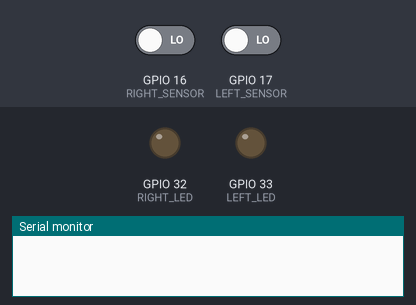
Recording of a program running on a simulated ESP32. On the bench: output pins drawn as LEDs (lit = HIGH), the last lines printed to the serial monitor. The inputs (shaded band) are chosen by the test bench; at power-on: GPIO 16 (RIGHT_SENSOR) LOW, GPIO 17 (LEFT_SENSOR) LOW. Nothing arrives over Bluetooth unless stated; a phone connects over Bluetooth LE 3 s after start.

Above: at 1.2 s.
1.3 s: GPIO 16 (RIGHT_SENSOR) driven HIGH and GPIO 17 (LEFT_SENSOR) driven HIGH
At 1.7 s:
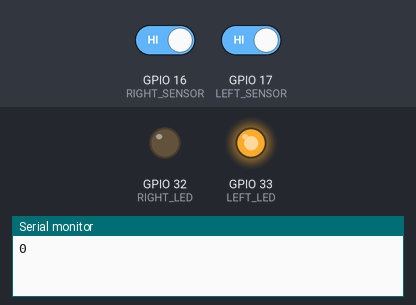
Timing chart, 0 to 4.3 s (numbered marks = the images above; inputs shaded):
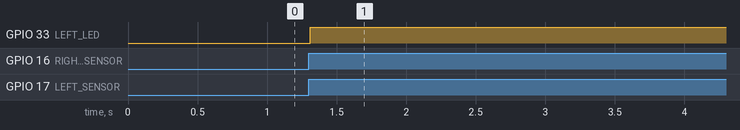

The program:

main.cpp
```cpp
#include <Arduino.h>
#include <BLE2902.h>
#include <BLEDevice.h>
#include <BLEServer.h>
#include <BLEUtils.h>

#include "esp_system.h"

#define LEFT_BUTTON 18
#define RIGHT_BUTTON 5

#define LEFT_LED 33
#define RIGHT_LED 32

#define RIGHT_SENSOR 16
#define LEFT_SENSOR 17

#define SERVICE_UUID "da3bb75d-0ea5-43f0-80d0-52fcda5567b5"
#define CHARACTERISTIC_UUID "118bbbd5-2554-4272-93a3-689dec6d7182"
#define DEVICE_NAME "BookController "

#define CHATTERING 10

BLECharacteristic *pCharacteristic;
bool deviceConnected = false;
enum SensorState {
	high,
	low
};

enum SendData : uint8_t {
	left = 0,
	right = 1
};

class BLECallbacks : public BLEServerCallbacks {
	void onConnect(BLEServer *MyServer) {
		deviceConnected = true;
	}
	void onDisconnect(BLEServer *MyServer) {
		deviceConnected = false;
		MyServer->getAdvertising()->start();
	}
};

void setup() {
	uint8_t baseMac[6];
	esp_read_mac(baseMac, ESP_MAC_WIFI_STA);
	char baseMacChr[50] = {0};
	sprintf(baseMacChr, "%02X:%02X:%02X", baseMac[0], baseMac[1], baseMac[2]);

	Serial.begin(115200);
	pinMode(LEFT_BUTTON, INPUT_PULLDOWN);
	pinMode(RIGHT_BUTTON, INPUT_PULLDOWN);
	pinMode(LEFT_LED, OUTPUT);
	pinMode(RIGHT_LED, OUTPUT);
	digitalWrite(LEFT_LED, LOW);
	digitalWrite(RIGHT_LED, LOW);

	BLEDevice::init(DEVICE_NAME + std::string(baseMacChr));
	BLEServer *pServer = BLEDevice::createServer();
	pServer->setCallbacks(new BLECallbacks());
	BLEService *pService = pServer->createService(SERVICE_UUID);
	pCharacteristic = pService->createCharacteristic(
		CHARACTERISTIC_UUID, BLECharacteristic::PROPERTY_NOTIFY);
	BLE2902 *desc = new BLE2902();
	desc->setNotifications(true);

	pCharacteristic->addDescriptor(desc);

	pService->start();

	BLEAdvertising *pAdvertising = BLEDevice::getAdvertising();
	pAdvertising->addServiceUUID(SERVICE_UUID);
	pAdvertising->setScanResponse(true);
	pAdvertising->setMinPreferred(0x06);
	pAdvertising->setMinPreferred(0x12);
	pAdvertising->start();
}

SensorState leftChattering() {
	static unsigned long last = millis();
	static SensorState lastState = SensorState::low;
	if (millis() - last > CHATTERING) {
		SensorState nowState = digitalRead(LEFT_SENSOR) == HIGH ? SensorState::high : SensorState::low;
		if (nowState == lastState) {
			return nowState;
		}
		lastState = nowState;
		last = millis();
		return SensorState::low;
	}
	return SensorState::low;
}

SensorState rightChattering() {
	static unsigned long last = millis();
	static SensorState lastState = SensorState::low;
	if (millis() - last > CHATTERING) {
		SensorState nowState = digitalRead(RIGHT_SENSOR) == HIGH ? SensorState::high : SensorState::low;
		// Serial.println(nowState);
		if (nowState == lastState) {
			return nowState;
		}
		lastState = nowState;
		last = millis();
		return SensorState::low;
	}
	return SensorState::low;
}

void sendData(SendData d) {
	uint8_t send[1] = {d};
	Serial.println(send[0]);
	pCharacteristic->setValue(send, sizeof(uint8_t));
	pCharacteristic->notify();
	if (SendData::left == d) {
		digitalWrite(LEFT_LED, HIGH);
		digitalWrite(RIGHT_LED, LOW);
	} else {
		digitalWrite(LEFT_LED, LOW);
		digitalWrite(RIGHT_LED, HIGH);
	}
}

void loop() {
	static SensorState prevLeft = SensorState::low;
	static SensorState prevRight = SensorState::low;
	static bool leftFlag = false;
	static bool rightFlag = false;

	SensorState nowLeft = leftChattering();
	SensorState nowRight = rightChattering();

	if (prevLeft == SensorState::low && nowLeft == SensorState::high) {
		if (rightFlag) {
			sendData(SendData::right);
			rightFlag = false;
		} else {
			leftFlag = true;
		}
	}

	if (prevRight == SensorState::low && nowRight == SensorState::high) {
		if (leftFlag) {
			sendData(SendData::left);
			leftFlag = false;
		} else {
			rightFlag = true;
		}
	}

	prevLeft = nowLeft;
	prevRight = nowRight;
}
```

Measured:
- after the input at 1.3 s, GPIO 33 (LEFT_LED): LOW → HIGH at once
